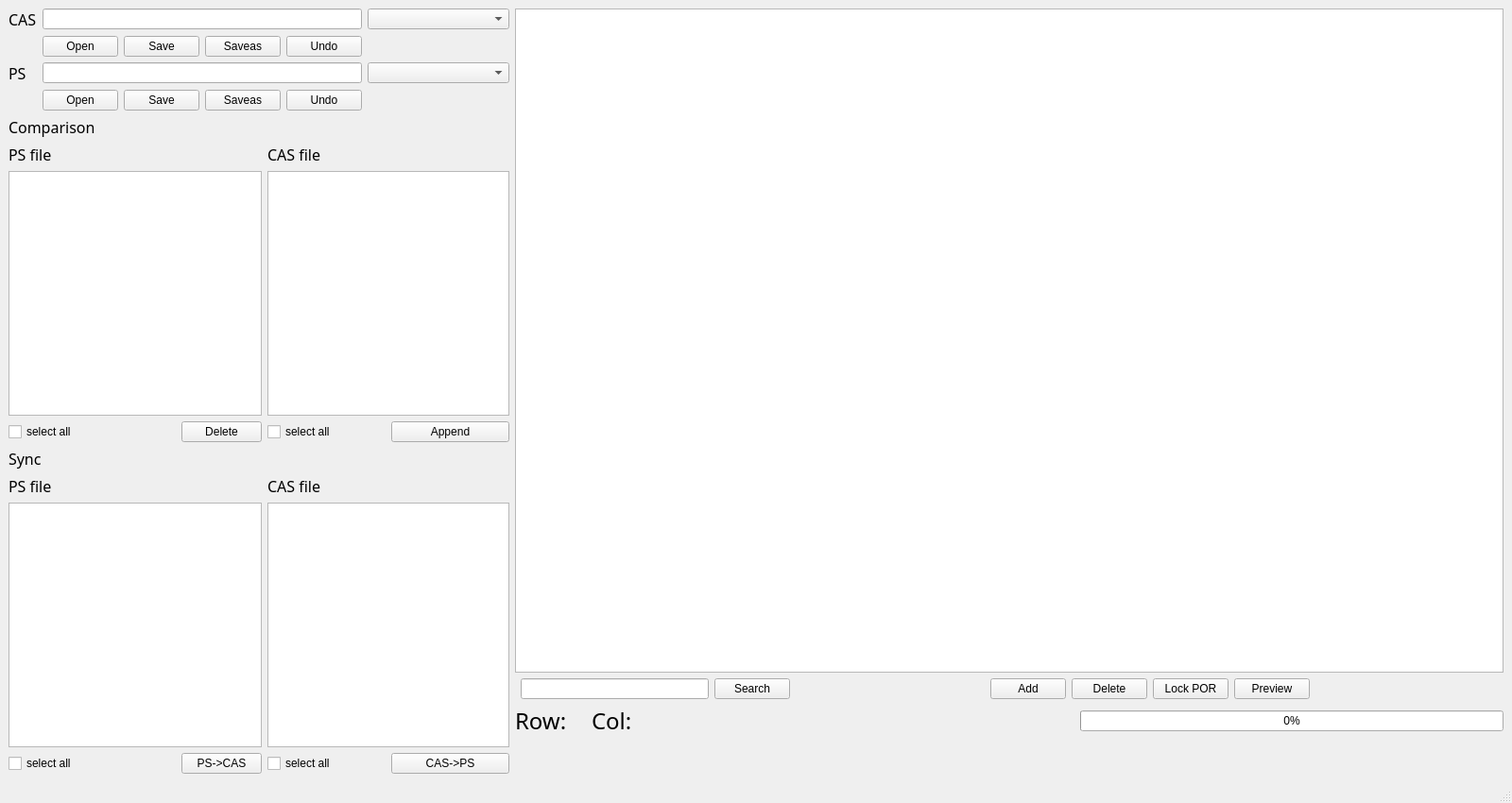
<?xml version="1.0" encoding="UTF-8"?>
<ui version="4.0">
 <class>MainWindow</class>
 <widget class="QMainWindow" name="MainWindow">
  <property name="geometry">
   <rect>
    <x>0</x>
    <y>0</y>
    <width>1600</width>
    <height>850</height>
   </rect>
  </property>
  <property name="windowTitle">
   <string>Excel Operator</string>
  </property>
  <property name="windowIcon">
   <iconset resource="resource.qrc">
    <normaloff>:/icon.png</normaloff>:/icon.png</iconset>
  </property>
  <widget class="QWidget" name="centralwidget">
   <layout class="QGridLayout" name="gridLayout_7">
    <item row="0" column="0">
     <layout class="QHBoxLayout" name="horizontalLayout" stretch="0,0">
      <item>
       <layout class="QVBoxLayout" name="verticalLayout">
        <item>
         <layout class="QGridLayout" name="gridLayout">
          <item row="0" column="0">
           <widget class="QLabel" name="label">
            <property name="sizePolicy">
             <sizepolicy hsizetype="Fixed" vsizetype="Preferred">
              <horstretch>0</horstretch>
              <verstretch>0</verstretch>
             </sizepolicy>
            </property>
            <property name="font">
             <font>
              <family>Lohit Devanagari</family>
              <pointsize>12</pointsize>
             </font>
            </property>
            <property name="text">
             <string>CAS</string>
            </property>
           </widget>
          </item>
          <item row="0" column="1" colspan="4">
           <widget class="QLineEdit" name="name_cas">
            <property name="readOnly">
             <bool>true</bool>
            </property>
           </widget>
          </item>
          <item row="0" column="5">
           <widget class="QComboBox" name="sheets_cas">
            <property name="sizePolicy">
             <sizepolicy hsizetype="Minimum" vsizetype="Fixed">
              <horstretch>0</horstretch>
              <verstretch>0</verstretch>
             </sizepolicy>
            </property>
            <property name="minimumSize">
             <size>
              <width>150</width>
              <height>0</height>
             </size>
            </property>
           </widget>
          </item>
          <item row="1" column="1">
           <widget class="QPushButton" name="open_cas">
            <property name="sizePolicy">
             <sizepolicy hsizetype="Fixed" vsizetype="Fixed">
              <horstretch>0</horstretch>
              <verstretch>0</verstretch>
             </sizepolicy>
            </property>
            <property name="text">
             <string>Open</string>
            </property>
           </widget>
          </item>
          <item row="1" column="2">
           <widget class="QPushButton" name="save_cas">
            <property name="sizePolicy">
             <sizepolicy hsizetype="Fixed" vsizetype="Fixed">
              <horstretch>0</horstretch>
              <verstretch>0</verstretch>
             </sizepolicy>
            </property>
            <property name="text">
             <string>Save</string>
            </property>
           </widget>
          </item>
          <item row="1" column="3">
           <widget class="QPushButton" name="saveas_cas">
            <property name="sizePolicy">
             <sizepolicy hsizetype="Fixed" vsizetype="Fixed">
              <horstretch>0</horstretch>
              <verstretch>0</verstretch>
             </sizepolicy>
            </property>
            <property name="text">
             <string>Saveas</string>
            </property>
           </widget>
          </item>
          <item row="1" column="4">
           <widget class="QPushButton" name="undo_cas">
            <property name="sizePolicy">
             <sizepolicy hsizetype="Fixed" vsizetype="Fixed">
              <horstretch>0</horstretch>
              <verstretch>0</verstretch>
             </sizepolicy>
            </property>
            <property name="text">
             <string>Undo</string>
            </property>
           </widget>
          </item>
          <item row="2" column="0">
           <widget class="QLabel" name="label_2">
            <property name="sizePolicy">
             <sizepolicy hsizetype="Fixed" vsizetype="Preferred">
              <horstretch>0</horstretch>
              <verstretch>0</verstretch>
             </sizepolicy>
            </property>
            <property name="font">
             <font>
              <family>Lohit Devanagari</family>
              <pointsize>12</pointsize>
             </font>
            </property>
            <property name="text">
             <string>PS</string>
            </property>
           </widget>
          </item>
          <item row="2" column="1" colspan="4">
           <widget class="QLineEdit" name="name_ps">
            <property name="readOnly">
             <bool>true</bool>
            </property>
           </widget>
          </item>
          <item row="2" column="5">
           <widget class="QComboBox" name="sheets_ps">
            <property name="minimumSize">
             <size>
              <width>150</width>
              <height>0</height>
             </size>
            </property>
           </widget>
          </item>
          <item row="3" column="1">
           <widget class="QPushButton" name="open_ps">
            <property name="sizePolicy">
             <sizepolicy hsizetype="Fixed" vsizetype="Fixed">
              <horstretch>0</horstretch>
              <verstretch>0</verstretch>
             </sizepolicy>
            </property>
            <property name="text">
             <string>Open</string>
            </property>
           </widget>
          </item>
          <item row="3" column="2">
           <widget class="QPushButton" name="save_ps">
            <property name="sizePolicy">
             <sizepolicy hsizetype="Fixed" vsizetype="Fixed">
              <horstretch>0</horstretch>
              <verstretch>0</verstretch>
             </sizepolicy>
            </property>
            <property name="text">
             <string>Save</string>
            </property>
           </widget>
          </item>
          <item row="3" column="3">
           <widget class="QPushButton" name="saveas_ps">
            <property name="sizePolicy">
             <sizepolicy hsizetype="Fixed" vsizetype="Fixed">
              <horstretch>0</horstretch>
              <verstretch>0</verstretch>
             </sizepolicy>
            </property>
            <property name="text">
             <string>Saveas</string>
            </property>
           </widget>
          </item>
          <item row="3" column="4">
           <widget class="QPushButton" name="undo_ps">
            <property name="sizePolicy">
             <sizepolicy hsizetype="Fixed" vsizetype="Fixed">
              <horstretch>0</horstretch>
              <verstretch>0</verstretch>
             </sizepolicy>
            </property>
            <property name="text">
             <string>Undo</string>
            </property>
           </widget>
          </item>
         </layout>
        </item>
        <item>
         <layout class="QGridLayout" name="gridLayout_3">
          <item row="0" column="0" colspan="2">
           <widget class="QLabel" name="label_5">
            <property name="font">
             <font>
              <family>Lohit Devanagari</family>
              <pointsize>12</pointsize>
             </font>
            </property>
            <property name="text">
             <string>Comparison</string>
            </property>
           </widget>
          </item>
          <item row="1" column="0">
           <widget class="QLabel" name="label_7">
            <property name="font">
             <font>
              <family>Lohit Devanagari</family>
              <pointsize>12</pointsize>
             </font>
            </property>
            <property name="text">
             <string>PS file</string>
            </property>
           </widget>
          </item>
          <item row="1" column="3">
           <widget class="QLabel" name="label_8">
            <property name="font">
             <font>
              <family>Lohit Devanagari</family>
              <pointsize>12</pointsize>
             </font>
            </property>
            <property name="text">
             <string>CAS file</string>
            </property>
           </widget>
          </item>
          <item row="2" column="0" colspan="3">
           <widget class="QListView" name="comparison_delete_list">
            <property name="editTriggers">
             <set>QAbstractItemView::NoEditTriggers</set>
            </property>
            <property name="verticalScrollMode">
             <enum>QAbstractItemView::ScrollPerPixel</enum>
            </property>
           </widget>
          </item>
          <item row="2" column="3" colspan="2">
           <widget class="QListView" name="comparison_append_list">
            <property name="editTriggers">
             <set>QAbstractItemView::NoEditTriggers</set>
            </property>
            <property name="verticalScrollMode">
             <enum>QAbstractItemView::ScrollPerPixel</enum>
            </property>
           </widget>
          </item>
          <item row="3" column="2">
           <widget class="QPushButton" name="comparison_delete">
            <property name="text">
             <string>Delete</string>
            </property>
           </widget>
          </item>
          <item row="3" column="3">
           <widget class="QCheckBox" name="comparison_select_all_append">
            <property name="text">
             <string>select all</string>
            </property>
           </widget>
          </item>
          <item row="3" column="4">
           <widget class="QPushButton" name="comparison_append">
            <property name="text">
             <string>Append</string>
            </property>
           </widget>
          </item>
          <item row="3" column="0">
           <widget class="QCheckBox" name="comparison_select_all_delete">
            <property name="text">
             <string>select all</string>
            </property>
           </widget>
          </item>
         </layout>
        </item>
        <item>
         <layout class="QGridLayout" name="gridLayout_6">
          <item row="0" column="0">
           <widget class="QLabel" name="label_3">
            <property name="font">
             <font>
              <family>Lohit Devanagari</family>
              <pointsize>12</pointsize>
             </font>
            </property>
            <property name="text">
             <string>Sync</string>
            </property>
           </widget>
          </item>
          <item row="1" column="0">
           <widget class="QLabel" name="label_4">
            <property name="font">
             <font>
              <family>Lohit Devanagari</family>
              <pointsize>12</pointsize>
             </font>
            </property>
            <property name="text">
             <string>PS file</string>
            </property>
           </widget>
          </item>
          <item row="1" column="3">
           <widget class="QLabel" name="label_6">
            <property name="font">
             <font>
              <family>Lohit Devanagari</family>
              <pointsize>12</pointsize>
             </font>
            </property>
            <property name="text">
             <string>CAS file</string>
            </property>
           </widget>
          </item>
          <item row="2" column="0" colspan="3">
           <widget class="QListView" name="ps_header">
            <property name="editTriggers">
             <set>QAbstractItemView::NoEditTriggers</set>
            </property>
            <property name="verticalScrollMode">
             <enum>QAbstractItemView::ScrollPerPixel</enum>
            </property>
           </widget>
          </item>
          <item row="2" column="3" colspan="2">
           <widget class="QListView" name="cas_header">
            <property name="editTriggers">
             <set>QAbstractItemView::NoEditTriggers</set>
            </property>
            <property name="verticalScrollMode">
             <enum>QAbstractItemView::ScrollPerPixel</enum>
            </property>
           </widget>
          </item>
          <item row="3" column="2">
           <widget class="QPushButton" name="sync_ps_to_cas">
            <property name="text">
             <string>PS-&gt;CAS</string>
            </property>
           </widget>
          </item>
          <item row="3" column="3">
           <widget class="QCheckBox" name="sync_select_all_cas">
            <property name="text">
             <string>select all</string>
            </property>
           </widget>
          </item>
          <item row="3" column="4">
           <widget class="QPushButton" name="sync_cas_to_ps">
            <property name="text">
             <string>CAS-&gt;PS</string>
            </property>
           </widget>
          </item>
          <item row="3" column="0">
           <widget class="QCheckBox" name="sync_select_all_ps">
            <property name="text">
             <string>select all</string>
            </property>
           </widget>
          </item>
         </layout>
        </item>
       </layout>
      </item>
      <item>
       <layout class="QVBoxLayout" name="verticalLayout_2">
        <item>
         <layout class="QGridLayout" name="gridLayout_4">
          <item row="0" column="0" colspan="9">
           <widget class="QTableView" name="preview">
            <property name="sizePolicy">
             <sizepolicy hsizetype="Expanding" vsizetype="Expanding">
              <horstretch>0</horstretch>
              <verstretch>0</verstretch>
             </sizepolicy>
            </property>
            <property name="minimumSize">
             <size>
              <width>700</width>
              <height>0</height>
             </size>
            </property>
            <property name="editTriggers">
             <set>QAbstractItemView::NoEditTriggers</set>
            </property>
            <property name="verticalScrollMode">
             <enum>QAbstractItemView::ScrollPerPixel</enum>
            </property>
            <property name="horizontalScrollMode">
             <enum>QAbstractItemView::ScrollPerPixel</enum>
            </property>
            <property name="wordWrap">
             <bool>true</bool>
            </property>
           </widget>
          </item>
          <item row="2" column="4">
           <widget class="QPushButton" name="preview_add">
            <property name="text">
             <string>Add</string>
            </property>
           </widget>
          </item>
          <item row="2" column="5">
           <widget class="QPushButton" name="preview_delete">
            <property name="text">
             <string>Delete</string>
            </property>
           </widget>
          </item>
          <item row="2" column="6">
           <widget class="QPushButton" name="preview_lock">
            <property name="text">
             <string>Lock POR</string>
            </property>
           </widget>
          </item>
          <item row="2" column="7">
           <widget class="QPushButton" name="extended_preview">
            <property name="text">
             <string>Preview</string>
            </property>
           </widget>
          </item>
          <item row="2" column="8">
           <spacer name="horizontalSpacer">
            <property name="orientation">
             <enum>Qt::Horizontal</enum>
            </property>
            <property name="sizeHint" stdset="0">
             <size>
              <width>40</width>
              <height>20</height>
             </size>
            </property>
           </spacer>
          </item>
          <item row="2" column="3">
           <spacer name="horizontalSpacer_2">
            <property name="orientation">
             <enum>Qt::Horizontal</enum>
            </property>
            <property name="sizeHint" stdset="0">
             <size>
              <width>40</width>
              <height>20</height>
             </size>
            </property>
           </spacer>
          </item>
          <item row="2" column="1">
           <widget class="QLineEdit" name="search_text"/>
          </item>
          <item row="2" column="2">
           <widget class="QPushButton" name="search">
            <property name="text">
             <string>Search</string>
            </property>
           </widget>
          </item>
         </layout>
        </item>
        <item>
         <layout class="QGridLayout" name="gridLayout_5">
          <item row="0" column="0">
           <widget class="QLabel" name="label_9">
            <property name="font">
             <font>
              <family>Abyssinica SIL</family>
              <pointsize>18</pointsize>
             </font>
            </property>
            <property name="text">
             <string>Row:</string>
            </property>
           </widget>
          </item>
          <item row="0" column="1">
           <widget class="QLabel" name="selected_row">
            <property name="font">
             <font>
              <family>Abyssinica SIL</family>
              <pointsize>18</pointsize>
             </font>
            </property>
            <property name="text">
             <string/>
            </property>
           </widget>
          </item>
          <item row="0" column="2">
           <widget class="QLabel" name="label_10">
            <property name="font">
             <font>
              <family>Abyssinica SIL</family>
              <pointsize>18</pointsize>
             </font>
            </property>
            <property name="text">
             <string>Col:</string>
            </property>
           </widget>
          </item>
          <item row="0" column="3">
           <widget class="QLabel" name="selected_col">
            <property name="font">
             <font>
              <family>Abyssinica SIL</family>
              <pointsize>18</pointsize>
             </font>
            </property>
            <property name="text">
             <string/>
            </property>
           </widget>
          </item>
          <item row="0" column="4">
           <spacer name="horizontalSpacer_3">
            <property name="orientation">
             <enum>Qt::Horizontal</enum>
            </property>
            <property name="sizeHint" stdset="0">
             <size>
              <width>40</width>
              <height>20</height>
             </size>
            </property>
           </spacer>
          </item>
          <item row="0" column="5">
           <widget class="QProgressBar" name="progressBar">
            <property name="value">
             <number>0</number>
            </property>
           </widget>
          </item>
          <item row="1" column="4">
           <spacer name="horizontalSpacer_4">
            <property name="orientation">
             <enum>Qt::Horizontal</enum>
            </property>
            <property name="sizeHint" stdset="0">
             <size>
              <width>40</width>
              <height>20</height>
             </size>
            </property>
           </spacer>
          </item>
          <item row="1" column="5">
           <widget class="QLabel" name="msg">
            <property name="font">
             <font>
              <family>Abyssinica SIL</family>
              <pointsize>18</pointsize>
             </font>
            </property>
            <property name="text">
             <string/>
            </property>
           </widget>
          </item>
         </layout>
        </item>
       </layout>
      </item>
     </layout>
    </item>
   </layout>
  </widget>
  <widget class="QMenuBar" name="menubar">
   <property name="geometry">
    <rect>
     <x>0</x>
     <y>0</y>
     <width>1600</width>
     <height>25</height>
    </rect>
   </property>
  </widget>
  <widget class="QStatusBar" name="statusbar"/>
 </widget>
 <resources>
  <include location="resource.qrc"/>
 </resources>
 <connections/>
</ui>
